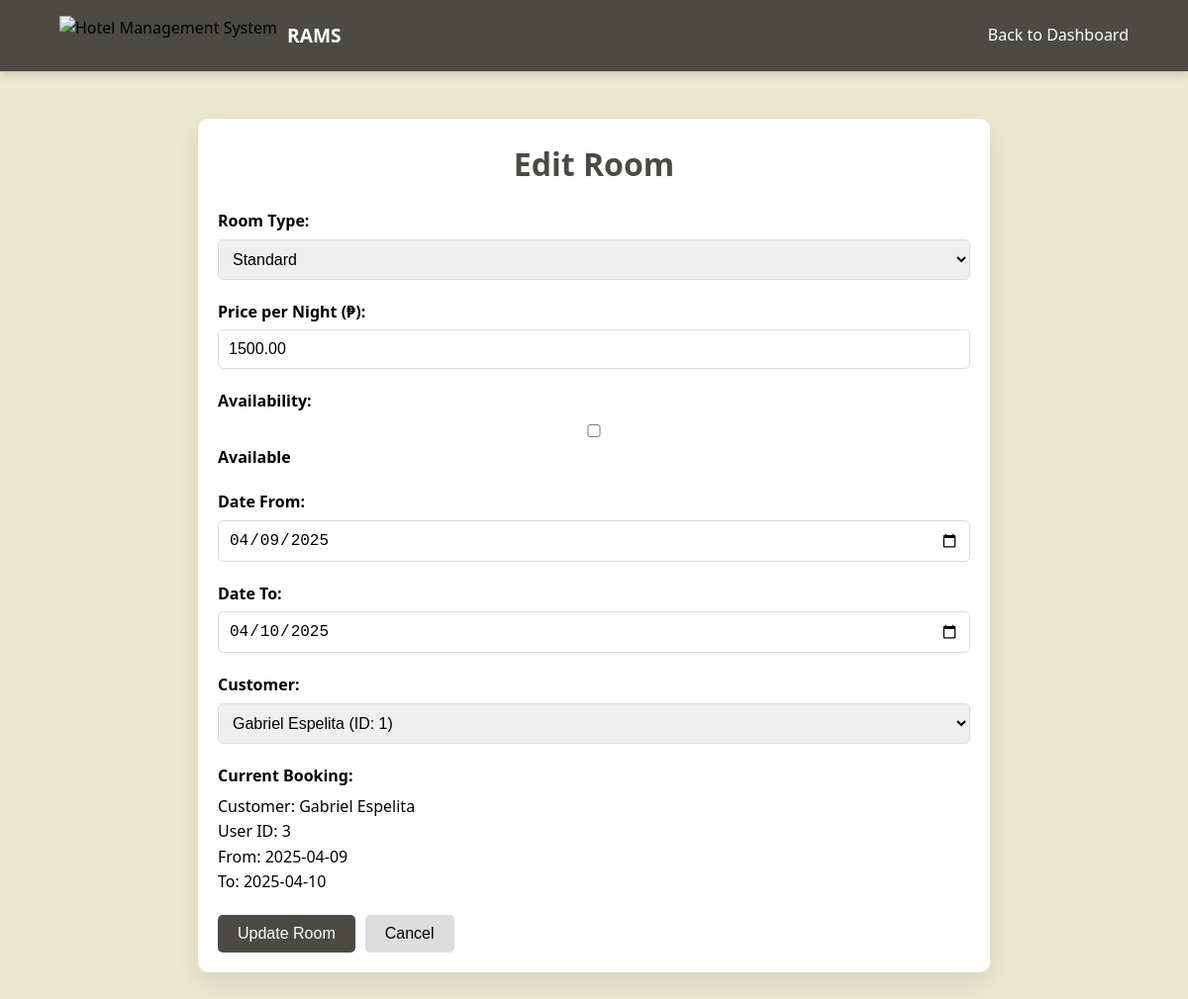
Screenshot of /editRoom.php?id=1 (signed in) with the database file from the repository.
### tables this page shows
CREATE TABLE `tblroom` (
  `roomid` int(11) NOT NULL,
  `customerid` int(11) DEFAULT NULL,
  `isAvailable` tinyint(1) NOT NULL,
  `dateFrom` date NOT NULL,
  `dateTo` date NOT NULL,
  `roomType` varchar(50) NOT NULL,
  `price` decimal(10,2) NOT NULL
);

CREATE TABLE `tblcustomer` (
  `customerid` int(11) NOT NULL,
  `userid` int(11) NOT NULL
);

CREATE TABLE `tbluser` (
  `userid` int(11) NOT NULL,
  `usertype` int(11) NOT NULL,
  `fname` varchar(255) NOT NULL,
  `lname` varchar(255) NOT NULL,
  `birthdate` date NOT NULL,
  `username` varchar(255) NOT NULL,
  `password` varchar(255) NOT NULL
);

### editRoom.php (the view, shortened to what this page needs)
<?php
require_once 'conn.php';
$roomId = $_GET['id'];
$sql = "SELECT r.*, u.userid, u.fname, u.lname
        FROM tblroom r
        LEFT JOIN tblcustomer c ON r.customerid = c.customerid
        LEFT JOIN tbluser u ON c.userid = u.userid
        WHERE r.roomid = ?";
$stmt = $connection->prepare($sql);
$stmt->bind_param("i", $roomId);
$stmt->execute();
$result = $stmt->get_result();
$room = $result->fetch_assoc();
$customersSql = "SELECT c.customerid, u.userid, u.fname, u.lname
                 FROM tblcustomer c
                 JOIN tbluser u ON c.userid = u.userid
                 ORDER BY u.fname, u.lname";
$customersResult = $connection->query($customersSql);
$customers = [];
while ($row = $customersResult->fetch_assoc()) {
    $customers[] = $row;
}
?>
<!DOCTYPE html>
<html>
<head>
    <link rel="stylesheet" href="css/indexStyle.css">
</head>
<body>
    <nav class="navbar">
        <div class="nav-container">
            <div class="logo">
                <img src="https://www.adaptivewfs.com/wp-content/uploads/2020/07/logo-placeholder-image.png" alt="Hotel Management System">
                <h1>RAMS</h1>
            </div>
            <div class="nav-menu">
                <a href="staff_dashboard.php">Back to Dashboard</a>
            </div>
        </div>
    </nav>
    <div class="content">
        <h1>Edit Room</h1>
        <form method="POST" action="">
            <div class="form-group">
                <label for="roomType">Room Type:</label>
                <select name="roomType" id="roomType" required>
                    <option value="1" <?php echo (substr($room['roomType'], 4) == '1') ? 'selected' : ''; ?>>Standard</option>
                </select>
            </div>
            <div class="form-group">
                <label for="price">Price per Night (₱):</label>
                <input type="number" name="price" id="price" step="0.01" min="0" value="<?php echo $room['price']; ?>" required>
            </div>
            <div class="form-group">
                <label for="isAvailable">Availability:</label>
                <input type="checkbox" name="isAvailable" id="isAvailable" <?php echo $room['isAvailable'] ? 'checked' : ''; ?>>
                <label for="isAvailable">Available</label>
            </div>
            <div class="form-group">
                <label for="dateFrom">Date From:</label>
                <input type="date" name="dateFrom" id="dateFrom" value="<?php echo $room['dateFrom']; ?>">
            </div>
            <div class="form-group">
                <label for="dateTo">Date To:</label>
                <input type="date" name="dateTo" id="dateTo" value="<?php echo $room['dateTo']; ?>">
            </div>
            <div class="form-group">
                <label for="customerId">Customer:</label>
                <select name="customerId" id="customerId">
                    <?php foreach ($customers as $customer): ?>
                        <option value="<?php echo $customer['customerid']; ?>"
                                <?php echo ($room['customerid'] == $customer['customerid']) ? 'selected' : ''; ?>>
                            <?php echo htmlspecialchars($customer['fname'] . ' ' . $customer['lname']); ?>
                            (ID: <?php echo $customer['customerid']; ?>)
                        </option>
                    <?php endforeach; ?>
                </select>
            </div>
            <?php if ($room['customerid']): ?>
            <div class="form-group">
                <label>Current Booking:</label>
                <p>
                    Customer: <?php echo htmlspecialchars($room['fname'] . ' ' . $room['lname']); ?><br>
                    User ID: <?php echo $room['userid']; ?><br>
                    From: <?php echo $room['dateFrom']; ?><br>
                    To: <?php echo $room['dateTo']; ?>
                </p>
            </div>
            <?php endif; ?>
            <div class="buttons">
                <button type="submit">Update Room</button>
                <button type="button"><a href="staff_dashboard.php">Cancel</a></button>
            </div>
        </form>
    </div>
</body>
</html>

### css/indexStyle.css (style rules this page uses)
:root { --primary-color: #4b4a45; --secondary-color: #000; --accent-color: #fff; --dark-color: #4b4a45; --light-color: #ede8d0; --button-color: #adad00; --text-color: #000; --transition: all 0.3s ease; }
* { box-sizing: border-box; margin: 0; padding: 0; }
body { font-family: 'Segoe UI', Tahoma, Geneva, Verdana, sans-serif; line-height: 1.6; color: var(--text-color); background-color: var(--light-color); }
.navbar { position: fixed; top: 0; width: 100%; background-color: var(--primary-color); padding: 1rem 0; z-index: 1000; backdrop-filter: blur(5px); box-shadow: 0 2px 10px rgba(0, 0, 0, 0.2); }
.nav-container { display: flex; justify-content: space-between; align-items: center; width: 90%; max-width: 1200px; margin: 0 auto; }
.logo { display: flex; align-items: center; gap: 10px; }
.logo img { height: 40px; }
.logo h1 { color: #fff; font-size: 1.2rem; font-weight: 600; }
.nav-menu { display: flex; gap: 2rem; }
.nav-menu a { color: #fff; text-decoration: none; transition: var(--transition); }
.form-group { margin-bottom: 1.5rem; }
.form-group input, .form-group textarea { width: 100%; padding: 12px 15px; border: 1px solid #ddd; border-radius: 5px; font-size: 1rem; transition: var(--transition); }

### editRoom.php (style rules this page uses)
.content { max-width: 800px; margin: 120px auto; padding: 20px; background-color: #fff; border-radius: 10px; box-shadow: 0 10px 30px rgba(0,0,0,0.1); }
.content h1 { color: var(--primary-color); text-align: center; margin-bottom: 20px; }
.form-group { margin-bottom: 20px; }
.form-group label { display: block; margin-bottom: 5px; font-weight: bold; }
.form-group input, .form-group select { width: 100%; padding: 10px; border: 1px solid #ddd; border-radius: 5px; font-size: 16px; }
.buttons { display: flex; gap: 10px; margin-top: 20px; }
.buttons button { padding: 10px 20px; border: none; border-radius: 5px; cursor: pointer; font-size: 16px; }
.buttons button[type="submit"] { background-color: var(--primary-color); color: white; }
.buttons button[type="button"] { background-color: #ddd; }
.buttons button a { text-decoration: none; color: inherit; }

### rows the page displays
tblroom: roomType "Standard", price "1500.00", dateFrom "04/09/2025", dateTo "04/10/2025", customerId "Gabriel Espelita (ID: 1)", tbluser.fname+lname "Gabriel Espelita", tbluser.userid "3", dateFrom "2025-04-09", dateTo "2025-04-10"
